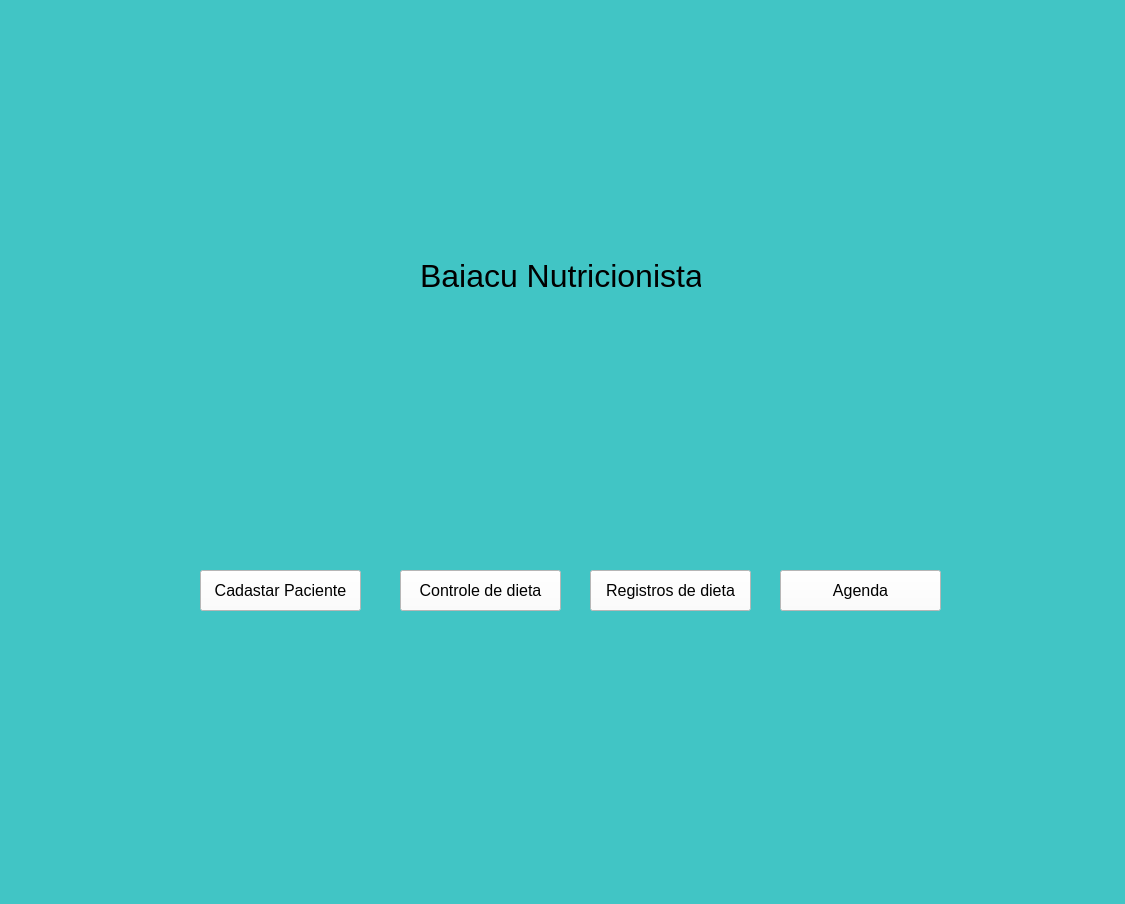
<?xml version="1.0" encoding="UTF-8"?>
<ui version="4.0">
 <class>MainWindow</class>
 <widget class="QMainWindow" name="MainWindow">
  <property name="geometry">
   <rect>
    <x>0</x>
    <y>0</y>
    <width>1125</width>
    <height>904</height>
   </rect>
  </property>
  <property name="windowTitle">
   <string>MainWindow</string>
  </property>
  <property name="styleSheet">
   <string notr="true">font: &quot;Arial&quot;;
background-color: rgb(65, 197, 197);</string>
  </property>
  <widget class="QWidget" name="centralwidget">
   <widget class="QLabel" name="label">
    <property name="geometry">
     <rect>
      <x>470</x>
      <y>50</y>
      <width>161</width>
      <height>191</height>
     </rect>
    </property>
    <property name="text">
     <string/>
    </property>
    <property name="pixmap">
     <pixmap>../../../Desktop/Pufferfish_29_JE4_BE1.webp</pixmap>
    </property>
   </widget>
   <widget class="QLabel" name="label_2">
    <property name="geometry">
     <rect>
      <x>420</x>
      <y>230</y>
      <width>281</width>
      <height>91</height>
     </rect>
    </property>
    <property name="font">
     <font>
      <pointsize>24</pointsize>
     </font>
    </property>
    <property name="text">
     <string>Baiacu Nutricionista</string>
    </property>
   </widget>
   <widget class="QPushButton" name="pushButton_cadastroPaciente">
    <property name="geometry">
     <rect>
      <x>200</x>
      <y>570</y>
      <width>161</width>
      <height>41</height>
     </rect>
    </property>
    <property name="font">
     <font>
      <family>Arial</family>
      <pointsize>12</pointsize>
     </font>
    </property>
    <property name="cursor">
     <cursorShape>PointingHandCursor</cursorShape>
    </property>
    <property name="styleSheet">
     <string notr="true">background-color: rgb(255, 255, 255);</string>
    </property>
    <property name="text">
     <string>Cadastar Paciente</string>
    </property>
   </widget>
   <widget class="QPushButton" name="pushButton_controlDiteta">
    <property name="geometry">
     <rect>
      <x>400</x>
      <y>570</y>
      <width>161</width>
      <height>41</height>
     </rect>
    </property>
    <property name="font">
     <font>
      <family>Arial</family>
      <pointsize>12</pointsize>
     </font>
    </property>
    <property name="cursor">
     <cursorShape>PointingHandCursor</cursorShape>
    </property>
    <property name="styleSheet">
     <string notr="true">background-color: rgb(255, 255, 255);</string>
    </property>
    <property name="text">
     <string>Controle de dieta</string>
    </property>
   </widget>
   <widget class="QPushButton" name="pushButton_registroDieta">
    <property name="geometry">
     <rect>
      <x>590</x>
      <y>570</y>
      <width>161</width>
      <height>41</height>
     </rect>
    </property>
    <property name="font">
     <font>
      <family>Arial</family>
      <pointsize>12</pointsize>
     </font>
    </property>
    <property name="cursor">
     <cursorShape>PointingHandCursor</cursorShape>
    </property>
    <property name="styleSheet">
     <string notr="true">background-color: rgb(255, 255, 255);</string>
    </property>
    <property name="text">
     <string>Registros de dieta</string>
    </property>
   </widget>
   <widget class="QPushButton" name="pushButton_agenda">
    <property name="geometry">
     <rect>
      <x>780</x>
      <y>570</y>
      <width>161</width>
      <height>41</height>
     </rect>
    </property>
    <property name="font">
     <font>
      <family>Arial</family>
      <pointsize>12</pointsize>
     </font>
    </property>
    <property name="cursor">
     <cursorShape>PointingHandCursor</cursorShape>
    </property>
    <property name="styleSheet">
     <string notr="true">background-color: rgb(255, 255, 255);</string>
    </property>
    <property name="text">
     <string>Agenda</string>
    </property>
   </widget>
  </widget>
  <widget class="QMenuBar" name="menubar">
   <property name="geometry">
    <rect>
     <x>0</x>
     <y>0</y>
     <width>1125</width>
     <height>21</height>
    </rect>
   </property>
  </widget>
  <widget class="QStatusBar" name="statusbar"/>
 </widget>
 <resources/>
 <connections/>
</ui>
